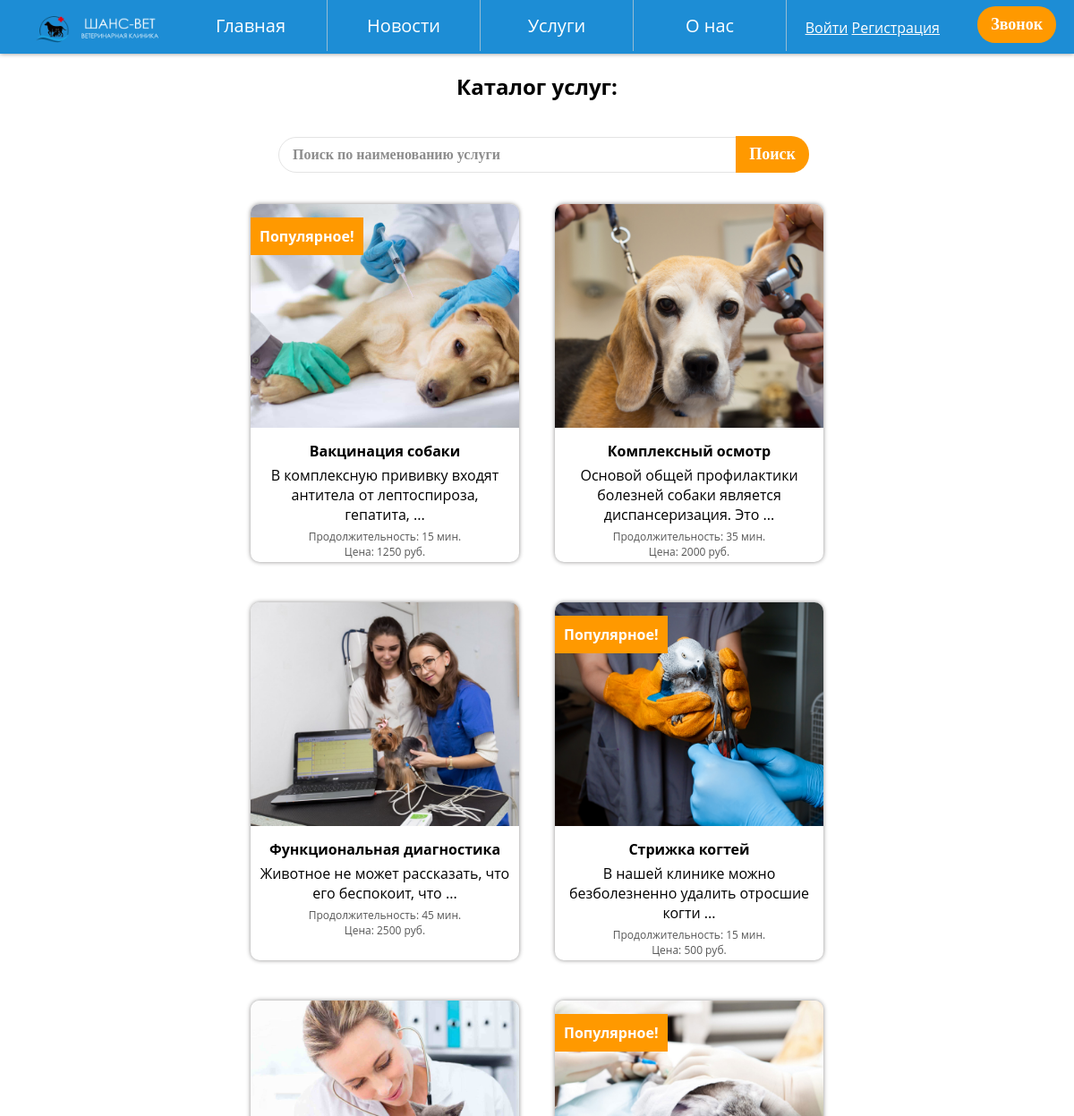
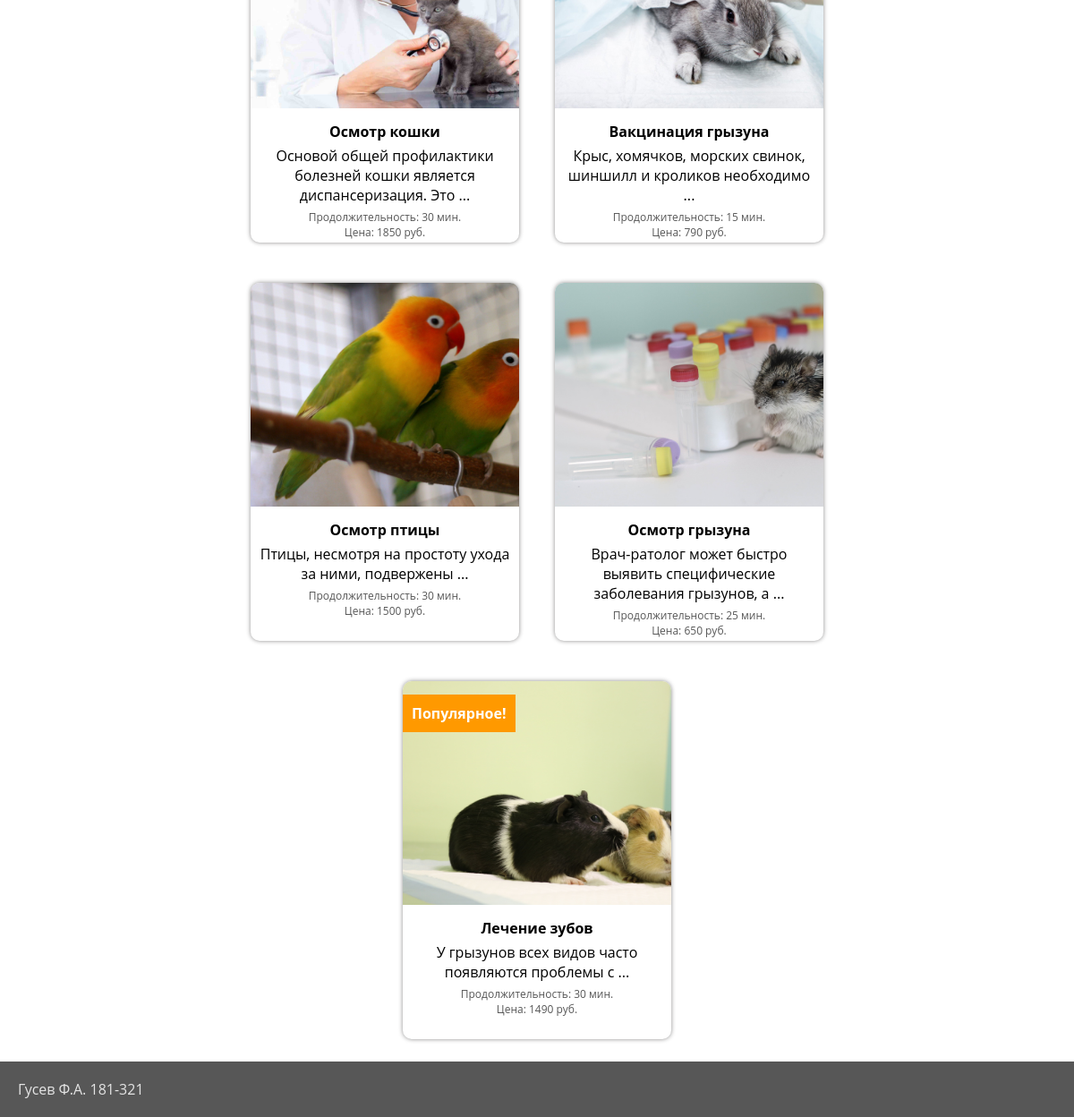
Screenshot of /catalog.php with the database file from the repository (2 pictures, top to bottom).
### tables this page shows
CREATE TABLE `tours` (
  `id_tour` int(11) NOT NULL,
  `title` varchar(100) NOT NULL,
  `description` varchar(500) NOT NULL,
  `length` int(11) NOT NULL,
  `duration` int(11) NOT NULL,
  `image` varchar(200) NOT NULL,
  `popular` tinyint(1) NOT NULL,
  `id_direction` int(11) NOT NULL
);

### catalog.php (the view, shortened to what this page needs)
<!doctype html>
<html lang="ru">
  <head>
    <link rel="stylesheet" type="text/css" href="css/style.css">
    <link rel="stylesheet" type="text/css" href="css/steps.css">
  </head>
  <body>
        <nav>
        <ul id="navbar">
        <li id="title"><img src="img/car.png" id="logo"></li>
                <li><a href="index.php">Главная</a></li>
                <li><a href="#">Новости</a></li>
                <li><a href="#">Услуги</a>
                </li>
                <li><a href="#">О нас</a></li>
              </ul>
              <div class="auth">
                  <a class="popup-open" href="#">Войти</a>
                  <a class="" href="registration.php">Регистрация</a>
              </div>
              <button class="order-trip">Звонок</button>
            </nav>
    <?php
        require_once 'connection.php';
        $link = mysqli_connect($host, $user, $password, $database)
            or die("Ошибка " . mysqli_error($link));
        $search_q=$_POST['search_q'];
        if ($search_q) {
            $search_q = trim($search_q);
            $search_q = strip_tags($search_q);
            $q= mysqli_query($link, "SELECT * FROM `tours` WHERE title LIKE '%$search_q%'");
            while ($r_p = $q->fetch_assoc()) {
                $query = "SELECT * FROM `tours` WHERE id_tour = ".$r_p["id_tour"]."";
            }
        } else {
            $query ="SELECT * FROM tours WHERE id_direction = ".$_GET["direction"]."";
        }
        if (!$_GET["direction"])
            $query ="SELECT * FROM tours";
    ?>
     <section class="all-tours">
     <h1>Каталог услуг:</h1>
     <form method="post" action="catalog.php" style="width: 100%;">
            <div class="input-group mb-3">
                    <input type="text" class="search-inpt" name="search_q" placeholder="Поиск по наименованию услуги">
                        <button class="search-btn" type="submit">Поиск</button>
                </div>
            </form>
    <?php
                $result = mysqli_query($link, $query) or die("Ошибка " . mysqli_error($link));
                if($result)
                {
                    while($row = mysqli_fetch_array($result)) {
                        $article = preg_match("/^((\S+\s){8})/s", $row["description"], $m) ? $m[1]: $row["description"];
                        if ($row["popular"] == "1") {
                          $span = '<span>Популярное!</span>';
                        } else {$span = '';}
                       print '<figure><a class="link-black" href="tour.php?tour='.$row["id_tour"].'">
                          <img class="photo-land" src="'.$row["image"].'">'.$span.'
                          <figcaption>
                            <h4>'.$row["title"].'</h4>
                            <p>'.$article.'...</p>
                            <div class="info">Продолжительность: '.$row["length"].' мин.</div>
                            <div class="info">Цена: '.$row["duration"].' руб. </div>
                            </figcaption>
                            </a>
                        </figure>';
                      }
                };
      ?>
  </section>
    <footer>
      Гусев Ф.А. 181-321
    </footer>
     </body>
</html>

### css/style.css (style rules this page uses)
* { margin: 0; padding: 0; }
body { font-family: 'Montserrat', 'Open Sans', sans-serif; }
a { color: #fff; }
.link-black { color: #000; text-decoration: none; }
#logo { width: 170px; }
#navbar, #navbar ul { margin: 0; padding: 0; list-style-type: none; }
#navbar { height: 60px; background-color: #1D8DD5; box-shadow: 0 0 5px #8d8c8c; padding-left: 25px; min-width: 470px; font-size: 20px; }
#navbar li { float: left; position: relative; height: 100%; }
#navbar li a { display: block; padding: 15px 10px 15px 10px; width: 150px; color: #fff; border-right: 0.5px solid rgb(151, 188, 211); text-decoration: none; text-align: center; }
.auth { position: absolute; top: 20px; right: 150px; }
button { background: #f90; color: #fff; padding: 10px 15px; border-radius: 20px; border: 0; font-family: 'Century Gothic'; font-weight: bold; font-size: 18px; }
input, textarea, select { padding: 10px 15px; border-radius: 20px; border: 1px solid #e4e4e4; font-family: 'Century Gothic'; font-weight: bold; font-size: 16px; margin: 15px; }
::placeholder { color: #8d8d8d; }
.search-inpt { border-radius: 20px 0 0 20px; width: 40vw; margin-right: -5px; margin-top: 20px; }
.search-btn { border-radius: 0 20px 20px 0; display: inline-block; margin-left: 0; }
.order-trip { position: absolute; top: 7px; right: 20px; }
h1, h3 { text-align: center; margin: 20px 0 20px 0; }
h4, p { margin-bottom: 5px; }
.all-tours { padding: 0 20vw 0 20vw; text-align: center; }
figure { width: 300px; height: 400px; box-shadow: 0 0 5px #8d8c8c; position: relative; margin: 20px; border-radius: 10px; overflow: hidden; display: inline-block; }
figure span { position: absolute; top: 15px; left: 0px; background: #f90; color: white; padding: 10px; font-weight: bold; }
figcaption { padding: 10px; }
.info { font-size: 12px; color: #575757; }
.photo-land { height: 250px; }
footer { background: #575757; padding: 20px; color: #e4e4e4; }

### rows the page displays
tours: image (picture), popular "Популярное!", title "Вакцинация собаки", description "В комплексную прививку входят антитела от лептоспироза, гепатита,", length "15", duration "1250"
tours: image (picture), title "Комплексный осмотр", description "Основой общей профилактики болезней собаки является диспансеризация. Это", length "35", duration "2000"
tours: image (picture), title "Функциональная диагностика", description "Животное не может рассказать, что его беспокоит, что", length "45", duration "2500"
tours: image (picture), popular "Популярное!", title "Стрижка когтей", description "В нашей клинике можно безболезненно удалить отросшие когти", length "15", duration "500"
tours: image (picture), title "Осмотр кошки", description "Основой общей профилактики болезней кошки является диспансеризация. Это", length "30", duration "1850"
tours: image (picture), popular "Популярное!", title "Вакцинация грызуна", description "Крыс, хомячков, морских свинок, шиншилл и кроликов необходимо", length "15", duration "790"
tours: image (picture), title "Осмотр птицы", description "Птицы, несмотря на простоту ухода за ними, подвержены", length "30", duration "1500"
tours: image (picture), title "Осмотр грызуна", description "Врач-ратолог может быстро выявить специфические заболевания грызунов, а", length "25", duration "650"
tours: image (picture), popular "Популярное!", title "Лечение зубов", description "У грызунов всех видов часто появляются проблемы с", length "30", duration "1490"
